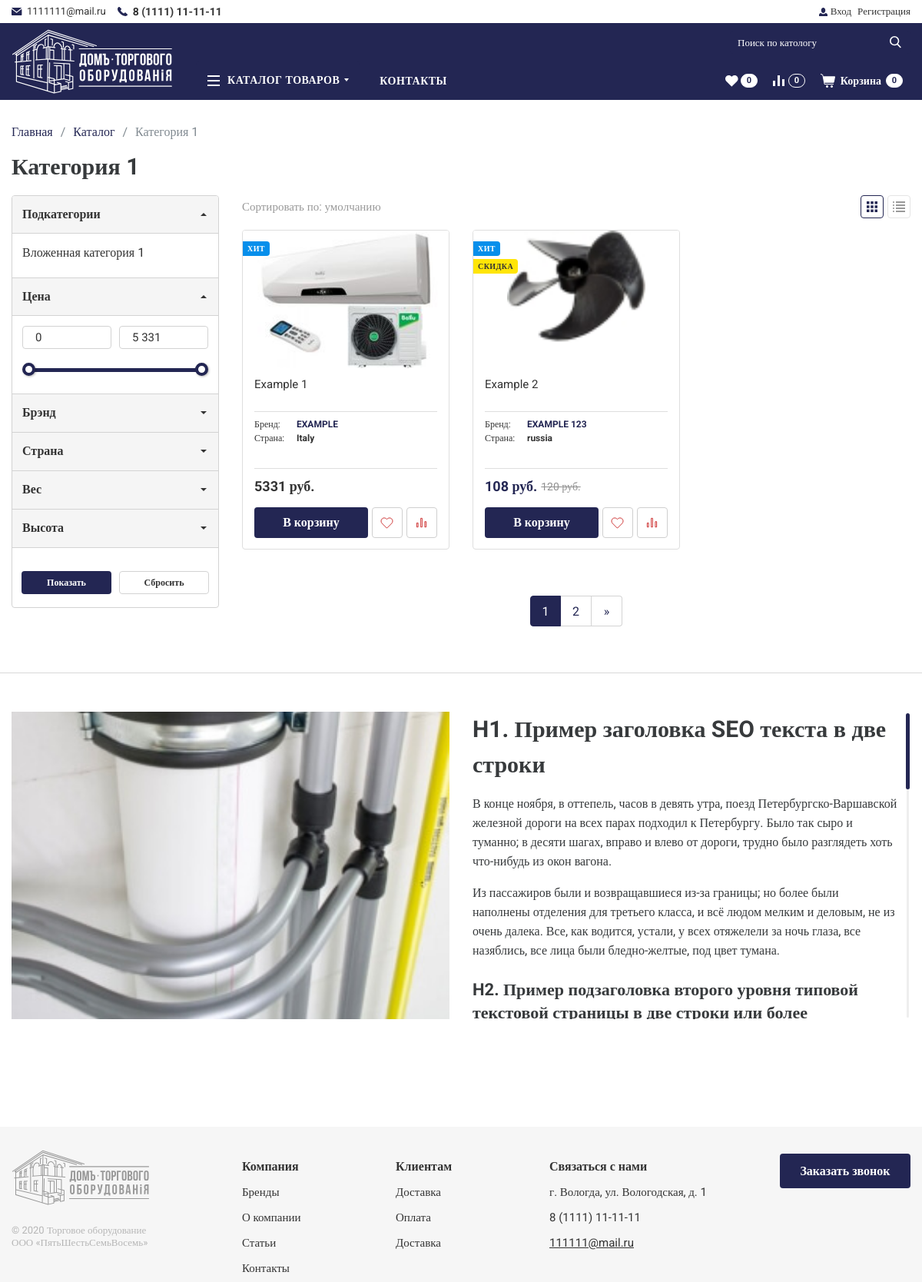
/catalog/kategoriya-1/, run on the app's committed database.
### catalog/models.py (models this page shows, shortened)
class Product(models.Model):
    title = models.CharField(max_length=80, verbose_name='Название товара')
    vendor_code = models.CharField(max_length=60, verbose_name='Артикул', null=True)
    code = models.CharField(max_length=8, verbose_name='Код', null=True)
    price = models.PositiveIntegerField(verbose_name='Цена', null=True)
    count = models.PositiveIntegerField(verbose_name='Кол-во на складе', null=True)
    category = models.ForeignKey(Category, on_delete=models.PROTECT, verbose_name='Категория')
    bestseller = models.BooleanField(verbose_name='Лидер продаж', blank=True, default=False)
    discount_multiplier = models.FloatField(default=1.0, blank=True, verbose_name='Множитель скидки (1.0=нет скидки)')
    add_date = models.DateField(auto_now_add=True, editable=False, verbose_name='Дата добавления на сайт')
    image = models.ImageField(default=os.path.join(STATIC_ROOT,'images','default-image.jpg'), upload_to='images/products', verbose_name='Изображение товара', null=True)
    slug = models.SlugField(allow_unicode=False, unique=True, max_length=150, blank=True, null=True, verbose_name='Ссылка (Латиница)')
    brand = models.ForeignKey(ProductBrand, on_delete=models.SET_NULL, null=True, verbose_name='Брэнд')
    country = models.ForeignKey(ProductCountry, on_delete=models.SET_NULL, null=True, verbose_name='Страна')
    about = models.TextField(verbose_name='Описание товара', null=True, blank=True)
    unit = models.CharField(verbose_name='Единица измерения', max_length=10)
    class Meta:
        ordering = ["title"]
        verbose_name = "Товар"
        verbose_name_plural = "Товары"
    def is_new(self):
        return (timezone.now().date() - self.add_date).days < 3
    def get_discount_price(self):
        return int(self.price*self.discount_multiplier)

class Category(models.Model):
    SPRITE_CHOICES = [
        ('category-icon-1', 'category-icon-1'),
        ('category-icon-2', 'category-icon-2'),
        ('category-icon-3', 'category-icon-3'),
        ('category-icon-4', 'category-icon-4'),
        ('category-icon-5', 'category-icon-5'),
        ('category-icon-6', 'category-icon-6'),
        ('category-icon-7', 'category-icon-7'),
        ('category-icon-8', 'category-icon-8'),
        ('category-icon-9', 'category-icon-9'),
        ('category-icon-10', 'category-icon-10'),
        ('category-icon-11', 'category-icon-11'),
        ('done_icon', 'done_icon'),
        ('exit-icon', 'exit-icon'),
        ('file-icon', 'file-icon'),
        ('heart-icon', 'heart-icon'),
        ('mail', 'mail'),
        ('no_photo', 'no_photo'),
        ('phone', 'phone'),
        ('wallet', 'wallet')
    ]
    title = models.CharField(max_length=60,  verbose_name='Название категории')
    about = models.TextField(verbose_name='Описание категории', null=True, blank=True)
    parent = models.ForeignKey('self', on_delete=models.PROTECT, verbose_name='Родитель', null=True, blank=True)
    svg = models.CharField(max_length=16, choices=SPRITE_CHOICES, default = 'no_photo')
    image = models.ImageField(upload_to='images/categories', default='catalog-block-img1.jpg')
    slug = models.SlugField(allow_unicode=False, unique=True, max_length=150)
    class Meta:
        ordering = ["title"]
        verbose_name = "Категория"
        verbose_name_plural = "Категории товаров"
    def get_childs(self):
        return Category.objects.filter(parent=self.pk)
    def get_absolute_url(self):
        return "/catalog/%s" % self.slug
    def childs_exists(self):
        return Category.objects.filter(parent=self.pk).exists()
    def __str__(self):
        return self.title

class FieldType(models.Model):
    title = models.CharField(max_length=20,  verbose_name='Название свойства товара')
    class Meta:
        ordering = ["title"]
        verbose_name = "Названия свойств товаров"
        verbose_name_plural = "Название свойства товара"

class ProductBrand(models.Model):
    title = models.CharField(max_length=50, verbose_name='Название брэнда')
    class Meta:
        verbose_name = "Бренд продукта"
        verbose_name_plural = "Бренды продуктов"

class ProductCountry(models.Model):
    svg_flag = models.FileField(upload_to='images/countries', max_length=100, verbose_name='Флаг в формате .svg')
    title = models.CharField(max_length=50, verbose_name='Название страны')
    class Meta:
        verbose_name = "Страна продукта"
        verbose_name_plural = "Страны продуктов"

### catalog/views.py (the view, shortened to what this page needs)
# urls.py: path('<str:slug>/', CategoryDetailView.as_view(), name='CategoryDetails'),
class CategoryDetailView(PostActions, ListView):
    template_name = 'category_products_list.html'
    model = Product
    paginate_by = 2
    def get_queryset(self, filter=dict(), sort=''):
        queryset = super().get_queryset().filter(category__slug=self.kwargs.get('slug'))
        return queryset
    def get(self, request, *args, **kwargs):
        context = {'object_list': self.get_queryset()}
        if context['object_list'] is not None:
            filter_brands = ProductBrand.objects.filter(pk__in=context['object_list'].values_list("brand", flat=True)).only('title')
            context['filter_brands'] = filter_brands
            filter_countryes = ProductCountry.objects.filter(pk__in=context['object_list'].values_list("country", flat=True)).only('title')
            context['filter_countryes'] = filter_countryes
            filter_fields_queryset = Field.objects.filter(product__in=context['object_list'].values_list("pk", flat=True)).only('field_type', 'value')
            filter_fields = dict()
            for field in filter_fields_queryset:
                if field.field_type.title not in filter_fields:
                    filter_fields[field.field_type.title] = list()
                if field.value not in filter_fields[field.field_type.title]:
                    filter_fields[field.field_type.title].append(field.value)
            context['filter_fields'] = filter_fields
            filter_price = context['object_list'].only('price').aggregate(Min('price'), Max('price'))
            context['filter_price'] = filter_price
        if request.is_ajax():
            data_view_type = request.GET.get('data_view')
            if data_view_type is not None:
                context["view"] = data_view_type
            else:
                context["view"] = 'tile'
            filter = Parse(request.GET)
            filter.parse_args()
            context['object_list'] = self.get_queryset(filter.__dict__)
            count = len(context['object_list'])
            paginator = Paginator(context['object_list'], 2)
            page_num = request.GET.get('page')
            if page_num is not None and page_num.isdigit():
                page = paginator.page(int(page_num))
            else:
                page = paginator.page(1)
            paginator_context = dict()
            paginator_context['paginator'] = paginator
            paginator_context['page'] = page
            context['object_list'] = page.object_list
            return JsonResponse({
                'products': get_template('ajax_products.html').render(context=context, request=request),
                'paginator': get_template('ajax_product_list_paginator.html').render(context=paginator_context, request=request),
                'count': count,
                })
        else:
            context["view"] = 'tile'
            paginator = Paginator(context['object_list'], 2)
            page = paginator.page(1)
            context['object_list'] = page.object_list
            context['page'] = page
            return render(request, self.template_name, context)

### templates/category_products_list.html (shortened to what this page needs)
{% extends 'base.html' %}
{% block content %}
{% load static %}
{% with object_list|first as product_for_category %}
<div class="page">
<div class="container">
	<div class="row">
		<div class="col-12">
			<div class="breadcrumbs">
				<ul>
					<li><a href="/">Главная</a></li>
					<li><a href="/">Каталог</a></li>
					<li><span>{{ product_for_category.category }}</span></li>
				</ul>
			</div>
			<p class="page__title">{{ product_for_category.category }}</p>
		</div>
		<div class="col-12 col-xl-3"><span class="mobile-filters-trigger simple-button d-xl-none">Фильтры</span>
			<noindex>
				<div class="filters">
					<div class="filters__mobile-wrapper">
						<form class="filters__form" method="GET" action="">
							{% if product_for_category.category.childs_exists %}
								<div class="filter-block"><a class="filter-block__header" href="#filter-block-0" data-toggle="collapse" role="button" aria-expanded="true" aria-controls="filter-block-0">Подкатегории</a>
									<div class="filter-block__body collapse show" id="filter-block-0">
										<div class="filter-block__wrapper">
											<div class="filter-block__scroll-content">
												<div class="filter-block__group">
													{% for child in product_for_category.category.get_childs %}
														<a class="filter-block__category-link" href="{{ child.get_absolute_url }}">{{ child.title }}</a>
													{% endfor %}
												</div>
											</div>
										</div>
									</div>
								</div>
							{% endif %}
							<div class="filter-block"><a class="filter-block__header" href="#filter-block_1" data-toggle="collapse" role="button" aria-expanded="true" aria-controls="filter-block_1">Цена</a>
								<div class="filter-block__body collapse show" id="filter-block_1">
									<div class="filter-block__wrapper">
										<div class="range-slider-field">
											<div class="range-slider-field__inputs">
												<input class="range-slider-field__min-price filter-block__text-input" name="price-min" type="text" value="0"/>
												<input class="range-slider-field__max-price filter-block__text-input" name="price-max" type="text" value="{{ filter_price.price__max }}"/>
											</div>
										</div>
									</div>
								</div>
							</div>
							{% if filter_brands %}
								<div class="filter-block"><a class="filter-block__header collapsed" href="#filter-block_2" data-toggle="collapse" role="button" aria-expanded="false" aria-controls="filter-block_2">Брэнд</a>
								</div>
							{% endif %}
							{% if filter_countryes %}
								<div class="filter-block"><a class="filter-block__header collapsed" href="#filter-block_3" data-toggle="collapse" role="button" aria-expanded="false" aria-controls="filter-block_3">Страна</a>
								</div>
							{% endif %}
							{% for key, field in filter_fields.items %}
								<div class="filter-block"><a class="filter-block__header collapsed" href="#filter-block-{{ forloop.counter }}" data-toggle="collapse" role="button" aria-expanded="false" aria-controls="filter-block-{{ forloop.counter }}">{{ key }}</a>
								</div>
							{% endfor %}
							<div class="filters__footer">
									<p class="filters__footer-result"></p>
								<div class="filters__footer-buttons">
									<input class="filters__submit simple-button" type="submit" value="Показать"/>
									<input class="filters__reset" id="reset-filter" type="reset" value="Сбросить"/>
								</div>
							</div>
						</form>
					</div>
				</div>
			</noindex>
		</div>
		<div class="col-12 col-xl-9">
			<form class="sort-parameters" action="">
				<div class="sort-parameters__order-by">Сортировать по:
					<select name="sort">
						<option value="default">умолчанию</option>
					</select>
				</div>
				<div class="sort-parameters__layout-types">
					<button class="active" data-url="/" type="button" data-type="tile">
						<svg role="img" width="14px" height="14px">
							<use xlink:href="{% static 'images/sprite.svg' %}#grid-three-up"></use>
						</svg>
					</button>
					<button data-url="/" type="button" data-type="wide">
						<svg role="img" width="16px" height="14px">
							<use xlink:href="{% static 'images/sprite.svg' %}#list"></use>
						</svg>
					</button>
				</div>
			</form>
			<div class="row">
				{% for product in object_list %}
					<div class="col-12 col-sm-6 col-lg-4">
						{% include 'product_list_object.html' with product=product %}
					</div>
				{% endfor %}
				{% include 'ajax_product_list_paginator.html' with page=page %}
			</div>
		</div>
	</div>
</div>
<section class="seo-scroller">
	<div class="container">
		<div class="row">
			<div class="col-12 col-lg-6">
				<div class="seo-scroller__seo-images"><img src="{% static 'images/seo-img1.jpg' %}" alt="img"/></div>
			</div>
			<div class="col-12 col-lg-6">
				<div class="seo-scroller__seo-text">
					<div class="content-text">
						<h1>H1. Пример заголовка SEO текста в две строки</h1>
						<p>В конце ноября, в оттепель, часов в девять утра, поезд Петербургско-Варшавской железной дороги на всех парах подходил к Петербургу. Было так сыро и туманно; в десяти шагах, вправо и влево от дороги, трудно было разглядеть хоть что-нибудь из окон вагона.</p>
						<p>Из пассажиров были и возвращавшиеся из-за границы; но более были наполнены отделения для третьего класса, и всё людом мелким и деловым, не из очень далека. Все, как водится, устали, у всех отяжелели за ночь глаза, все назяблись, все лица были бледно-желтые, под цвет тумана.</p>
						<h2>H2. Пример подзаголовка второго уровня типовой текстовой страницы в две строки или более</h2>
					</div>
				</div>
			</div>
		</div>
	</div>
</section>
</div>
{% endwith %}
{% endblock %}

### templates/product_list_object.html (shortened to what this page needs)
{% block product_list_details %}
{% load static %}
    <a class="product-card" href="{% url 'catalog:ProductDetails' slug=product.slug %}">
    <span class="product-card__thumb" style="background-image: url({{ MEDIA_URL }}{{ product.image }});"></span>
    <span class="product-card__labels">
        <span class="product-card__label product-card__label_blue">Хит</span>
        {% if product.discount_multiplier < 1.0 %}
        <span class="product-card__label product-card__label_yellow">Скидка</span>
        {% endif %}
    </span>
    <span class="product-card__info"><span class="product-card__title">{{ product.title }}</span>
    <span class="product-card__params">
        <span class="product-card__param">
            <span class="product-card__param-title">Бренд</span>
            <span class="product-card__param-value product-card__param-value_brand">{{ product.brand.title }}</span>
        </span>
        <span class="product-card__param">
            <span class="product-card__param-title">Страна</span>
            <span class="product-card__param-value">{{ product.country.title }}</span>
        </span>
    </span>
    <span class="product-card__price-row">
        {% if product.price == 0 %}
            <b class="product-card__price">Цена по запросу</b>
        {% elif product.discount_multiplier < 1.0 %}
            <b class="product-card__new-price">{{ product.get_discount_price }} руб.</b>
            <span class="product-card__old-price">{{ product.price }} руб.</span>
        {% else %}
            <b class="product-card__price">{{ product.price }} руб.</b>
        {% endif %}
    </span>
        <span class="product-card__buttons" data-id="{{ product.pk }}">
            {% if product.price == 0 %}
                <button class="product-card__button product-card__get-price empty-button">Узнать цену</button>
            {% else %}
                <button class="product-card__button product-card__add-to-cart simple-button" data-add="{{ product.pk }}">В корзину</button>
            {% endif %}
            <button class="product-card__button product-card__add-to-favorites" data-add="action=favorites&add={{ product.pk }}">
                <svg role="img" width="17px" height="15px">
                    <use xlink:href="{% static 'images/sprite.svg' %}#heart-empty"></use>
                </svg>
            </button>
            <button class="product-card__button product-card__add-to-compare"  data-add="action=compare&add={{ product.pk }}">
                <svg role="img" width="15px" height="14px">
                    <use xlink:href="{% static 'images/sprite.svg' %}#compare-empty"></use>
                </svg>
            </button>
        </span>
    </span>
    </a>
{% endblock product_list_details %}

### data on the page
Product: category "Категория 1", image (picture), title "Example 1", brand "EXAMPLE", country "Italy", price "5331"
Category: title "Вложенная категория 1"
FieldType: filter_fields "Вес"
FieldType: filter_fields "Высота"
Product: image (picture), shows "СКИДКА", title "Example 2", brand "EXAMPLE 123", country "russia", get_discount_price "108", price "120"

### other printed values
{{ page.number }} "1"
{{ i }} "2"
